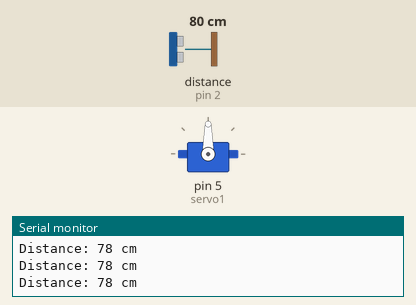
This sketch was run on a simulated Arduino Uno, built with avr-gcc and run on an emulated ATmega328P. Parts: servo, the last lines printed to the serial monitor. Wiring (inferred from the names in the program): ultrasonic range finder: trigger pin 4; echo pin 2. The inputs (shaded band) are chosen by the test bench; at power-on: distance to the obstacle (sensor on pin 2) 80 cm. The echo pulse lasts 58.3 µs per cm.

Above: at 1.2 s.
1.3 s: distance to the obstacle (sensor on pin 2) set to 28 cm
2.8 s: distance to the obstacle (sensor on pin 2) set to 23 cm
At 3.19 s:
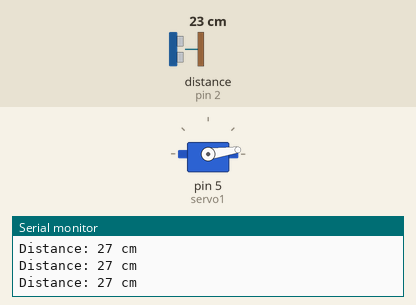
At 3.79 s:
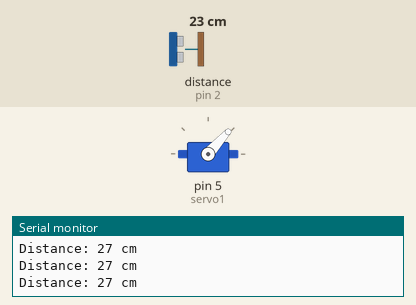
Timing chart, 0 to 11.8 s (numbered marks = the images above; inputs shaded):
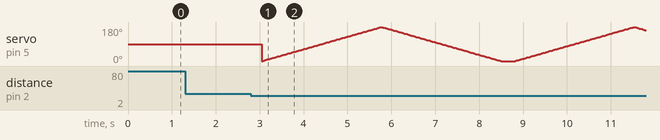

The sketch:

test_ultrasonic_servo.ino
```cpp
// ---------------------------------------------------------
// TEST CODE FOR INTERGRATION OF SERVO AND ULTRASONIC SENSOR
// Charlotte Perry 2020
// ---------------------------------------------------------

#define echoPin 2 // attach pin D2
#define trigPin 4 //attach pin D3
#include <Servo.h>

Servo servo1;  // create servo object
long duration; // variable for the duration of sound wave travel
int distance; // variable for the distance
int pos = 0;

void setup() {
  pinMode(trigPin, OUTPUT); // Sets the trigPin as an OUTPUT
  pinMode(echoPin, INPUT); // Sets the echoPin as an INPUT
  Serial.begin(9600);
  Serial.println("Ultrasonic Sensor and servo Test");
  servo1.attach(5);  // attaches the servo on pin 5
}
void loop() {
  // Clears the trigPin condition
  digitalWrite(trigPin, LOW);
  delayMicroseconds(2);
  // Sets the trigPin HIGH (ACTIVE) for 10 microseconds
  digitalWrite(trigPin, HIGH);
  delayMicroseconds(10);
  digitalWrite(trigPin, LOW);
  // Reads the echoPin, returns the sound wave travel time in microseconds
  duration = pulseIn(echoPin, HIGH);
  // Calculating the distance
  distance = duration * 0.034 / 2;
  // Displays the distance on the Monitor
  if(distance < 25)
  {

    for (pos = 0; pos <= 180; pos += 1) { // goes from 0 degrees to 180 degrees
    // in steps of 1 degree
       servo1.write(pos);                 // go to position in variable 'pos'
       delay(15);                         // waits 15ms for the servo to reach the position
  }
  for (pos = 180; pos >= 0; pos -= 1) {   // goes from 180 degrees to 0 degrees
    servo1.write(pos);                    // go to position in variable 'pos'
    delay(15);                            // waits 15ms for the servo to reach the position
  }
}

  Serial.print("Distance: ");
  Serial.print(distance);
  Serial.println(" cm");
  delay(300);
}
```

Measured:
- the behaviour switches between 26 and 25 cm on distance to the obstacle (sensor on pin 2) (found by bisection; images 0 and 1)
